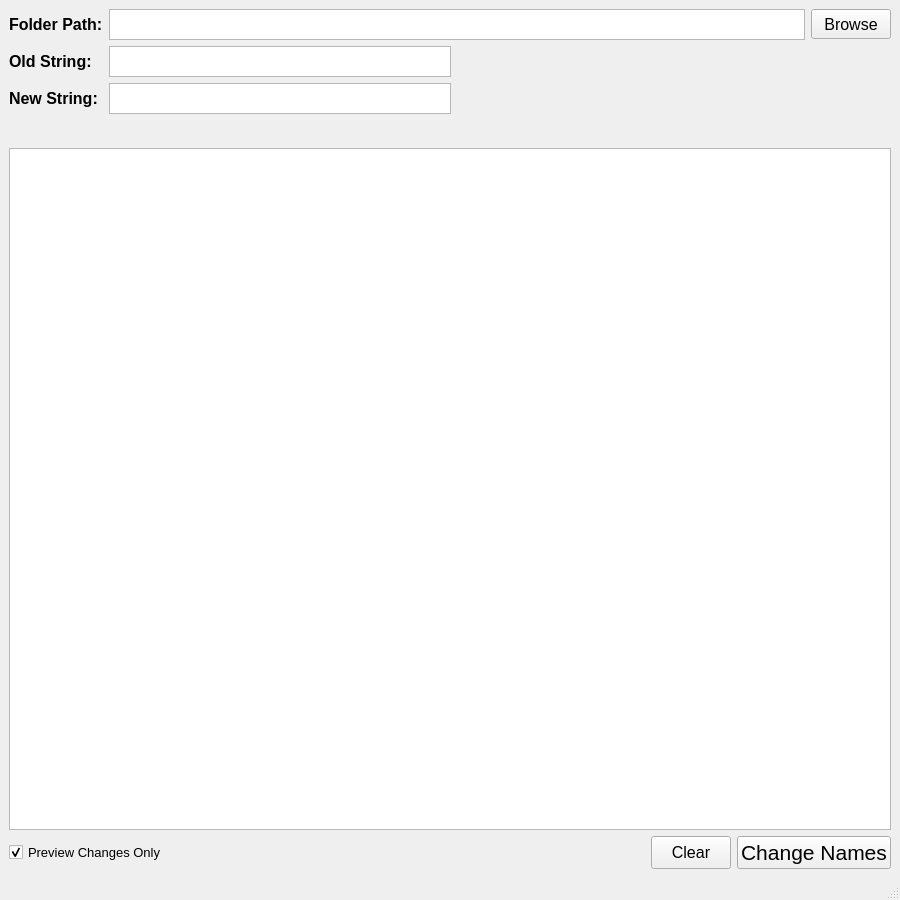
<?xml version="1.0" encoding="UTF-8"?>
<ui version="4.0">
 <class>MainWindow</class>
 <widget class="QMainWindow" name="MainWindow">
  <property name="geometry">
   <rect>
    <x>0</x>
    <y>0</y>
    <width>900</width>
    <height>900</height>
   </rect>
  </property>
  <property name="acceptDrops">
   <bool>false</bool>
  </property>
  <property name="windowTitle">
   <string>Change Names</string>
  </property>
  <property name="windowIcon">
   <iconset>
    <normaloff>ExternalFiles/Python_Icon.ico</normaloff>ExternalFiles/Python_Icon.ico</iconset>
  </property>
  <widget class="QWidget" name="centralwidget">
   <layout class="QVBoxLayout" name="verticalLayout_5">
    <item>
     <layout class="QHBoxLayout" name="horizontalLayout_3">
      <item>
       <layout class="QVBoxLayout" name="verticalLayout">
        <item>
         <widget class="QLabel" name="label_FP">
          <property name="font">
           <font>
            <pointsize>12</pointsize>
            <weight>75</weight>
            <bold>true</bold>
           </font>
          </property>
          <property name="text">
           <string>Folder Path:</string>
          </property>
         </widget>
        </item>
        <item>
         <widget class="QLabel" name="label_Old">
          <property name="font">
           <font>
            <pointsize>12</pointsize>
            <weight>75</weight>
            <bold>true</bold>
           </font>
          </property>
          <property name="text">
           <string>Old String:</string>
          </property>
         </widget>
        </item>
        <item>
         <widget class="QLabel" name="label_New">
          <property name="font">
           <font>
            <pointsize>12</pointsize>
            <weight>75</weight>
            <bold>true</bold>
           </font>
          </property>
          <property name="text">
           <string>New String:</string>
          </property>
         </widget>
        </item>
       </layout>
      </item>
      <item>
       <layout class="QVBoxLayout" name="verticalLayout_3">
        <item>
         <widget class="QTextEdit" name="textEdit_FP">
          <property name="sizePolicy">
           <sizepolicy hsizetype="Expanding" vsizetype="Fixed">
            <horstretch>0</horstretch>
            <verstretch>0</verstretch>
           </sizepolicy>
          </property>
          <property name="maximumSize">
           <size>
            <width>16777215</width>
            <height>31</height>
           </size>
          </property>
          <property name="font">
           <font>
            <family>Courier New</family>
            <pointsize>10</pointsize>
           </font>
          </property>
          <property name="tabChangesFocus">
           <bool>true</bool>
          </property>
         </widget>
        </item>
        <item>
         <layout class="QGridLayout" name="gridLayout_2">
          <item row="0" column="0">
           <widget class="QTextEdit" name="textEdit_Old">
            <property name="sizePolicy">
             <sizepolicy hsizetype="Expanding" vsizetype="Fixed">
              <horstretch>0</horstretch>
              <verstretch>0</verstretch>
             </sizepolicy>
            </property>
            <property name="maximumSize">
             <size>
              <width>16777215</width>
              <height>31</height>
             </size>
            </property>
            <property name="font">
             <font>
              <family>Courier New</family>
              <pointsize>10</pointsize>
             </font>
            </property>
            <property name="tabChangesFocus">
             <bool>true</bool>
            </property>
           </widget>
          </item>
          <item row="1" column="1" colspan="2">
           <spacer name="horizontalSpacer_3">
            <property name="orientation">
             <enum>Qt::Horizontal</enum>
            </property>
            <property name="sizeHint" stdset="0">
             <size>
              <width>330</width>
              <height>28</height>
             </size>
            </property>
           </spacer>
          </item>
          <item row="0" column="2">
           <spacer name="horizontalSpacer_2">
            <property name="orientation">
             <enum>Qt::Horizontal</enum>
            </property>
            <property name="sizeHint" stdset="0">
             <size>
              <width>330</width>
              <height>28</height>
             </size>
            </property>
           </spacer>
          </item>
          <item row="1" column="0">
           <widget class="QTextEdit" name="textEdit_New">
            <property name="sizePolicy">
             <sizepolicy hsizetype="Expanding" vsizetype="Fixed">
              <horstretch>0</horstretch>
              <verstretch>0</verstretch>
             </sizepolicy>
            </property>
            <property name="maximumSize">
             <size>
              <width>16777215</width>
              <height>31</height>
             </size>
            </property>
            <property name="font">
             <font>
              <family>Courier New</family>
              <pointsize>10</pointsize>
             </font>
            </property>
            <property name="tabChangesFocus">
             <bool>true</bool>
            </property>
           </widget>
          </item>
         </layout>
        </item>
       </layout>
      </item>
      <item>
       <layout class="QVBoxLayout" name="verticalLayout_4">
        <item>
         <widget class="QPushButton" name="pushButton_FP">
          <property name="minimumSize">
           <size>
            <width>0</width>
            <height>30</height>
           </size>
          </property>
          <property name="font">
           <font>
            <pointsize>12</pointsize>
           </font>
          </property>
          <property name="text">
           <string>Browse</string>
          </property>
          <property name="autoDefault">
           <bool>true</bool>
          </property>
         </widget>
        </item>
        <item>
         <spacer name="verticalSpacer_3">
          <property name="orientation">
           <enum>Qt::Vertical</enum>
          </property>
          <property name="sizeType">
           <enum>QSizePolicy::Fixed</enum>
          </property>
          <property name="sizeHint" stdset="0">
           <size>
            <width>20</width>
            <height>75</height>
           </size>
          </property>
         </spacer>
        </item>
       </layout>
      </item>
     </layout>
    </item>
    <item>
     <layout class="QVBoxLayout" name="verticalLayout_2">
      <item>
       <layout class="QHBoxLayout" name="horizontalLayout">
        <item>
         <spacer name="verticalSpacer">
          <property name="orientation">
           <enum>Qt::Vertical</enum>
          </property>
          <property name="sizeType">
           <enum>QSizePolicy::Fixed</enum>
          </property>
          <property name="sizeHint" stdset="0">
           <size>
            <width>253</width>
            <height>25</height>
           </size>
          </property>
         </spacer>
        </item>
        <item>
         <spacer name="verticalSpacer_2">
          <property name="orientation">
           <enum>Qt::Vertical</enum>
          </property>
          <property name="sizeType">
           <enum>QSizePolicy::Fixed</enum>
          </property>
          <property name="sizeHint" stdset="0">
           <size>
            <width>20</width>
            <height>28</height>
           </size>
          </property>
         </spacer>
        </item>
       </layout>
      </item>
      <item>
       <widget class="QTextBrowser" name="textBrowser_Terminal">
        <property name="font">
         <font>
          <family>Courier New</family>
         </font>
        </property>
        <property name="tabChangesFocus">
         <bool>true</bool>
        </property>
       </widget>
      </item>
     </layout>
    </item>
    <item>
     <layout class="QHBoxLayout" name="horizontalLayout_2">
      <item>
       <widget class="QCheckBox" name="checkBox_Preview">
        <property name="font">
         <font>
          <pointsize>10</pointsize>
         </font>
        </property>
        <property name="text">
         <string>Preview Changes Only</string>
        </property>
        <property name="checked">
         <bool>true</bool>
        </property>
        <property name="tristate">
         <bool>false</bool>
        </property>
       </widget>
      </item>
      <item>
       <spacer name="horizontalSpacer">
        <property name="orientation">
         <enum>Qt::Horizontal</enum>
        </property>
        <property name="sizeHint" stdset="0">
         <size>
          <width>40</width>
          <height>20</height>
         </size>
        </property>
       </spacer>
      </item>
      <item>
       <widget class="QPushButton" name="pushButton_Clear">
        <property name="minimumSize">
         <size>
          <width>50</width>
          <height>30</height>
         </size>
        </property>
        <property name="maximumSize">
         <size>
          <width>100</width>
          <height>33</height>
         </size>
        </property>
        <property name="font">
         <font>
          <pointsize>12</pointsize>
         </font>
        </property>
        <property name="text">
         <string>Clear</string>
        </property>
        <property name="autoDefault">
         <bool>true</bool>
        </property>
       </widget>
      </item>
      <item>
       <widget class="QPushButton" name="pushButton_Run">
        <property name="minimumSize">
         <size>
          <width>150</width>
          <height>0</height>
         </size>
        </property>
        <property name="maximumSize">
         <size>
          <width>400</width>
          <height>16777215</height>
         </size>
        </property>
        <property name="font">
         <font>
          <pointsize>16</pointsize>
         </font>
        </property>
        <property name="text">
         <string>Change Names</string>
        </property>
        <property name="autoDefault">
         <bool>true</bool>
        </property>
       </widget>
      </item>
     </layout>
    </item>
   </layout>
  </widget>
  <widget class="QStatusBar" name="statusbar"/>
 </widget>
 <tabstops>
  <tabstop>textEdit_FP</tabstop>
  <tabstop>pushButton_FP</tabstop>
  <tabstop>textEdit_Old</tabstop>
  <tabstop>textEdit_New</tabstop>
  <tabstop>textBrowser_Terminal</tabstop>
  <tabstop>checkBox_Preview</tabstop>
  <tabstop>pushButton_Run</tabstop>
 </tabstops>
 <resources/>
 <connections/>
</ui>
